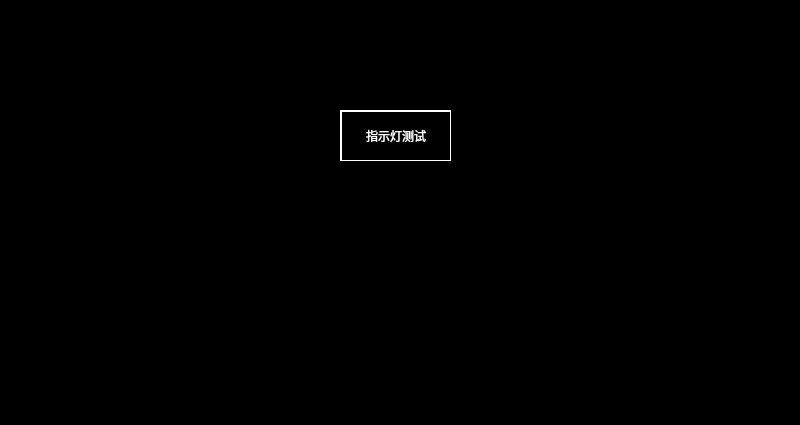
<?xml version="1.0" encoding="UTF-8"?>
<ui version="4.0">
 <class>Settng_Test</class>
 <widget class="QWidget" name="Settng_Test">
  <property name="geometry">
   <rect>
    <x>0</x>
    <y>0</y>
    <width>800</width>
    <height>425</height>
   </rect>
  </property>
  <property name="windowTitle">
   <string>Form</string>
  </property>
  <property name="styleSheet">
   <string notr="true">QWidget
{
	background-color: black;
}
QLabel
{
color:white;
}
QPushButton
{
background-color:black;
border:1px solid white;
border-left:2px solid white;
border-top:2px solid white;
color:white;
}</string>
  </property>
  <widget class="QPushButton" name="BTN_LightTest">
   <property name="geometry">
    <rect>
     <x>340</x>
     <y>110</y>
     <width>111</width>
     <height>51</height>
    </rect>
   </property>
   <property name="focusPolicy">
    <enum>Qt::NoFocus</enum>
   </property>
   <property name="text">
    <string>指示灯测试</string>
   </property>
  </widget>
 </widget>
 <resources/>
 <connections/>
</ui>
